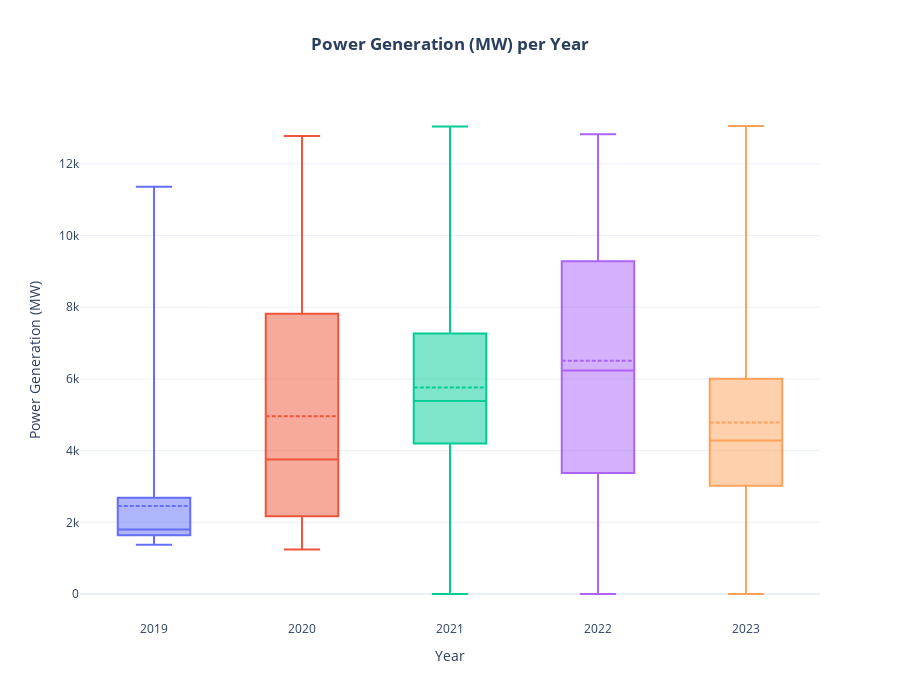

The notebook cell this image was saved under:
### Code cell
# Set up the figure with Plotly
pwr_box = go.Figure()

# Group the data by year and create box plots for each year
for year, group in df_no_outliers_5.groupby('Year'):
    pwr_box.add_trace(go.Box(
        x=group['Year'],  # Set x-axis as the year
        y=group['Power Generation (MW)'],  # Change this to the column you're interested in
        name=str(year),  # Name the box plot trace by year
        boxmean=True,  # Include the mean in the box plot
        showlegend=False,
        boxpoints=False
    ))

# Update layout
pwr_box.update_layout(
    title='<b>Power Generation (MW) per Year</b>',
    xaxis_title='Year',
    yaxis_title='Power Generation (MW)',
    height=700,
    template='plotly_white',
    title_x=0.5,
    title_xanchor='center'
)

# Show the plot
pwr_box.show()

### Figure 1 — Plotly figure (JSON) as saved in the notebook; plotly's stock layout.template omitted (floating-point values rounded to 4 significant figures; data arrays with more than 128 entries replaced by an {"elided": "..."} marker saying what was removed)
{"data": [{"boxmean": true, "boxpoints": false, "name": "2019", "showlegend": false, "type": "box", "x": {"elided": "259 int values"}, "y": {"elided": "259 int values"}}, {"boxmean": true, "boxpoints": false, "name": "2020", "showlegend": false, "type": "box", "x": {"elided": "246 int values"}, "y": {"elided": "246 int values"}}, {"boxmean": true, "boxpoints": false, "name": "2021", "showlegend": false, "type": "box", "x": {"elided": "245 int values"}, "y": {"elided": "245 int values"}}, {"boxmean": true, "boxpoints": false, "name": "2022", "showlegend": false, "type": "box", "x": {"elided": "259 int values"}, "y": {"elided": "259 int values"}}, {"boxmean": true, "boxpoints": false, "name": "2023", "showlegend": false, "type": "box", "x": {"elided": "253 int values"}, "y": {"elided": "253 int values"}}], "layout": {"height": 700, "title": {"text": "<b>Power Generation (MW) per Year</b>", "x": 0.5, "xanchor": "center"}, "xaxis": {"title": {"text": "Year"}}, "yaxis": {"title": {"text": "Power Generation (MW)"}}}}
